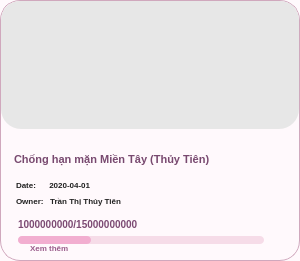
     <widget class="QFrame" name="card21">
      <property name="geometry">
       <rect>
        <x>50</x>
        <y>213</y>
        <width>300</width>
        <height>261</height>
       </rect>
      </property>
      <property name="styleSheet">
       <string notr="true">QFrame{
    background:#FFF9FC;
    border:1px solid #D0A8BD;
    border-radius:20px;
}</string>
      </property>
      <widget class="QLabel" name="card21Image">
       <property name="geometry">
        <rect>
         <x>1</x>
         <y>1</y>
         <width>298</width>
         <height>128</height>
        </rect>
       </property>
       <property name="styleSheet">
        <string notr="true">QLabel{
    border:none;
    border-top-left-radius:19px;
    border-top-right-radius:19px;
    background:#E7E7E7;
}</string>
       </property>
       <property name="pixmap">
        <pixmap>campaign21.png</pixmap>
       </property>
       <property name="scaledContents">
        <bool>true</bool>
       </property>
      </widget>
      <widget class="QLabel" name="card21Title">
       <property name="geometry">
        <rect>
         <x>14</x>
         <y>142</y>
         <width>270</width>
         <height>34</height>
        </rect>
       </property>
       <property name="styleSheet">
        <string notr="true">QLabel{
    color:#78496F;
    font-size:11px;
    font-weight:800;
    background:transparent;
    border:none;
}</string>
       </property>
       <property name="text">
        <string>Chống hạn mặn Miền Tây (Thủy Tiên)</string>
       </property>
       <property name="wordWrap">
        <bool>true</bool>
       </property>
      </widget>
      <widget class="QLabel" name="card21Date">
       <property name="geometry">
        <rect>
         <x>16</x>
         <y>177</y>
         <width>140</width>
         <height>16</height>
        </rect>
       </property>
       <property name="styleSheet">
        <string notr="true">QLabel{
    color:#222;
    font-size:8px;
    font-weight:500;
    background:transparent;
    border:none;
}</string>
       </property>
       <property name="text">
        <string>Date:      2020-04-01</string>
       </property>
      </widget>
      <widget class="QLabel" name="card21Owner">
       <property name="geometry">
        <rect>
         <x>16</x>
         <y>193</y>
         <width>160</width>
         <height>16</height>
        </rect>
       </property>
       <property name="styleSheet">
        <string notr="true">QLabel{
    color:#222;
    font-size:8px;
    font-weight:500;
    background:transparent;
    border:none;
}</string>
       </property>
       <property name="text">
        <string>Owner:   Trần Thị Thủy Tiên</string>
       </property>
      </widget>
      <widget class="QLabel" name="card21Money">
       <property name="geometry">
        <rect>
         <x>18</x>
         <y>214</y>
         <width>210</width>
         <height>20</height>
        </rect>
       </property>
       <property name="styleSheet">
        <string notr="true">QLabel{
    color:#7C4A73;
    font-size:10px;
    font-weight:900;
    background:transparent;
    border:none;
}</string>
       </property>
       <property name="text">
        <string>1000000000/15000000000</string>
       </property>
      </widget>
      <widget class="QProgressBar" name="card21Progress">
       <property name="geometry">
        <rect>
         <x>18</x>
         <y>236</y>
         <width>246</width>
         <height>8</height>
        </rect>
       </property>
       <property name="styleSheet">
        <string notr="true">QProgressBar{
    background:#F6DCE8;
    border:none;
    border-radius:4px;
}
QProgressBar::chunk{
    background:#F2AED0;
    border-radius:4px;
}</string>
       </property>
       <property name="value">
        <number>30</number>
       </property>
       <property name="textVisible">
        <bool>false</bool>
       </property>
      </widget>
      <widget class="QLabel" name="card21More">
       <property name="geometry">
        <rect>
         <x>30</x>
         <y>240</y>
         <width>80</width>
         <height>16</height>
        </rect>
       </property>
       <property name="styleSheet">
        <string notr="true">QLabel{
    color:#9A5C8B;
    font-size:8px;
    font-weight:700;
    background:transparent;
    border:none;
}</string>
       </property>
       <property name="text">
        <string>Xem thêm</string>
       </property>
      </widget>
     </widget>
